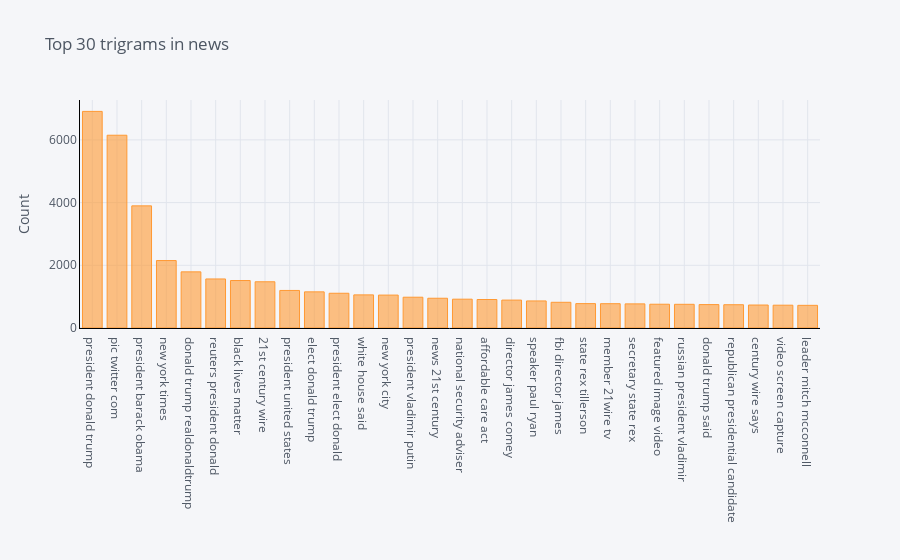

Notebook code cell kept with this figure:
### Markdown cell above
### Let's See Co-occurring words using trigram

### Code cell
#Function to get top trigram words
def get_top_n_trigram(corpus, n=None):
    vec = CountVectorizer(ngram_range=(3, 3), stop_words='english').fit(corpus)
    bag_of_words = vec.transform(corpus)
    sum_words = bag_of_words.sum(axis=0) 
    words_freq = [(word, sum_words[0, idx]) for word, idx in vec.vocabulary_.items()]
    words_freq =sorted(words_freq, key = lambda x: x[1], reverse=True)
    return words_freq[:n]

#Calling function and return only top 20 words
common_words = get_top_n_trigram(clean_news['news'], 30)

#Printing word and their respective frequencies
for word, freq in common_words:
    print(word, freq)

#Creating a dataframe with words and count
df6 = pd.DataFrame(common_words, columns = ['news' , 'count'])

#Grouping the words and plotting their frequencies
df6.groupby('news').sum()['count'].sort_values(ascending=False).iplot(
    kind='bar', yTitle='Count', linecolor='black', title='Top 30 trigrams in news')

### Figure 1 — Plotly figure (JSON) as saved in the notebook; plotly's stock layout.template omitted (floating-point values rounded to 4 significant figures)
{"data": [{"marker": {"color": "rgba(255, 153, 51, 0.6)", "line": {"color": "rgba(255, 153, 51, 1.0)", "width": 1}}, "name": "count", "orientation": "v", "text": "", "type": "bar", "x": ["president donald trump", "pic twitter com", "president barack obama", "new york times", "donald trump realdonaldtrump", "reuters president donald", "black lives matter", "21st century wire", "president united states", "elect donald trump", "president elect donald", "white house said", "new york city", "president vladimir putin", "news 21st century", "national security adviser", "affordable care act", "director james comey", "speaker paul ryan", "fbi director james", "state rex tillerson", "member 21wire tv", "secretary state rex", "featured image video", "russian president vladimir", "donald trump said", "republican presidential candidate", "century wire says", "video screen capture", "leader mitch mcconnell"], "y": [6908, 6148, 3895, 2151, 1790, 1564, 1514, 1474, 1198, 1153, 1108, 1056, 1050, 982, 949, 919, 909, 890, 863, 820, 778, 775, 769, 758, 756, 747, 742, 733, 727, 723]}], "layout": {"legend": {"bgcolor": "#F5F6F9", "font": {"color": "#4D5663"}}, "paper_bgcolor": "#F5F6F9", "plot_bgcolor": "#F5F6F9", "title": {"font": {"color": "#4D5663"}, "text": "Top 30 trigrams in news"}, "xaxis": {"gridcolor": "#E1E5ED", "linecolor": "black", "showgrid": true, "tickfont": {"color": "#4D5663"}, "title": {"font": {"color": "#4D5663"}, "text": ""}, "zerolinecolor": "#E1E5ED"}, "yaxis": {"gridcolor": "#E1E5ED", "linecolor": "black", "showgrid": true, "tickfont": {"color": "#4D5663"}, "title": {"font": {"color": "#4D5663"}, "text": "Count"}, "zerolinecolor": "#E1E5ED"}}}
